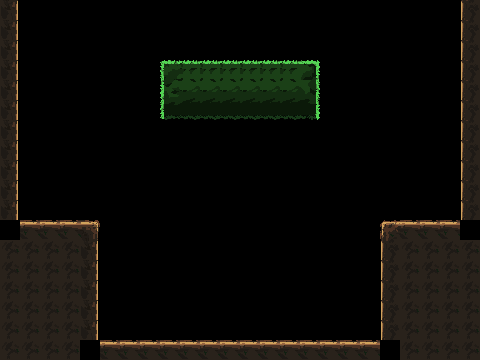

A level layout from a 2D game, rendered from its tile map. Below: a short description, then the map file with its tile-grid data intact:
An orthogonal 24x18 tile map with 20x20 px tiles, 1 tile layer (Nivel 1), 4 hidden layers not drawn.

<map version="1.10" tiledversion="1.10.2" orientation="orthogonal" renderorder="right-down" width="24" height="18" tilewidth="20" tileheight="20" infinite="0" nextlayerid="6" nextobjectid="1">
 <tileset firstgid="1" name="Tileset" tilewidth="20" tileheight="20" tilecount="54" columns="6">
  <image source="GRIDDY DEF.png" width="120" height="180" />
  <wangsets>
   <wangset name="Terreno" type="mixed" tile="-1">
    <wangcolor name="Hojas verdes" color="#ff0000" tile="-1" probability="1" />
    <wangcolor name="Hoja rojas" color="#00ff00" tile="-1" probability="1" />
    <wangcolor name="Tronco" color="#0000ff" tile="-1" probability="1" />
    <wangcolor name="Suel" color="#ff7700" tile="-1" probability="1" />
    <wangtile tileid="0" wangid="0,0,1,1,1,0,0,0" />
    <wangtile tileid="1" wangid="0,0,1,1,1,1,1,0" />
    <wangtile tileid="2" wangid="0,0,0,0,1,1,1,0" />
    <wangtile tileid="3" wangid="0,0,2,2,2,0,0,0" />
    <wangtile tileid="4" wangid="0,0,2,2,2,2,2,0" />
    <wangtile tileid="5" wangid="0,0,0,0,2,2,2,0" />
    <wangtile tileid="6" wangid="1,1,1,1,1,0,0,0" />
    <wangtile tileid="7" wangid="1,1,1,1,1,1,1,1" />
    <wangtile tileid="8" wangid="1,0,0,0,1,1,1,1" />
    <wangtile tileid="9" wangid="2,2,2,2,2,0,0,0" />
    <wangtile tileid="10" wangid="2,2,2,2,2,2,2,2" />
    <wangtile tileid="11" wangid="2,0,0,0,2,2,2,2" />
    <wangtile tileid="12" wangid="1,1,1,0,0,0,0,0" />
    <wangtile tileid="13" wangid="1,1,1,0,0,0,1,1" />
    <wangtile tileid="14" wangid="1,0,0,0,0,0,1,1" />
    <wangtile tileid="15" wangid="2,2,2,0,0,0,0,0" />
    <wangtile tileid="16" wangid="2,2,2,0,0,0,2,2" />
    <wangtile tileid="17" wangid="2,0,0,0,0,0,2,2" />
    <wangtile tileid="21" wangid="0,0,3,3,3,0,0,0" />
    <wangtile tileid="22" wangid="0,0,3,3,3,3,3,0" />
    <wangtile tileid="23" wangid="0,0,0,0,3,3,3,0" />
    <wangtile tileid="27" wangid="3,3,3,3,3,0,0,0" />
    <wangtile tileid="28" wangid="3,3,3,3,3,3,3,3" />
    <wangtile tileid="29" wangid="3,0,0,0,3,3,3,3" />
    <wangtile tileid="33" wangid="3,3,3,0,0,0,0,0" />
    <wangtile tileid="34" wangid="3,3,3,0,0,0,3,3" />
    <wangtile tileid="35" wangid="3,0,0,0,0,0,3,3" />
    <wangtile tileid="36" wangid="0,0,4,4,4,0,0,0" />
    <wangtile tileid="37" wangid="0,0,4,4,4,4,4,0" />
    <wangtile tileid="38" wangid="0,0,0,0,4,4,4,0" />
    <wangtile tileid="42" wangid="4,4,4,4,4,0,0,0" />
    <wangtile tileid="43" wangid="4,4,4,4,4,4,4,4" />
    <wangtile tileid="44" wangid="4,0,0,0,4,4,4,4" />
    <wangtile tileid="45" wangid="0,0,0,4,4,4,4,4" />
    <wangtile tileid="46" wangid="0,4,4,4,4,4,0,0" />
   </wangset>
  </wangsets>
 </tileset>
 <layer id="1" name="Nivel 1" width="24" height="18">
  <data encoding="csv">
45,0,0,0,0,0,0,0,0,0,0,0,0,0,0,0,0,0,0,0,0,0,0,43,
45,0,0,0,0,0,0,0,0,0,0,0,0,0,0,0,0,0,0,0,0,0,0,43,
45,0,0,0,0,0,0,0,0,0,0,0,0,0,0,0,0,0,0,0,0,0,0,43,
45,0,0,0,0,0,0,0,1,2,2,2,2,2,2,3,0,0,0,0,0,0,0,43,
45,0,0,0,0,0,0,0,7,8,8,8,8,8,8,9,0,0,0,0,0,0,0,43,
45,0,0,0,0,0,0,0,13,14,14,14,14,14,14,15,0,0,0,0,0,0,0,43,
45,0,0,0,0,0,0,0,0,0,0,0,0,0,0,0,0,0,0,0,0,0,0,43,
45,0,0,0,0,0,0,0,0,0,0,0,0,0,0,0,0,0,0,0,0,0,0,43,
45,0,0,0,0,0,0,0,0,0,0,0,0,0,0,0,0,0,0,0,0,0,0,43,
45,0,0,0,0,0,0,0,0,0,0,0,0,0,0,0,0,0,0,0,0,0,0,43,
45,0,0,0,0,0,0,0,0,0,0,0,0,0,0,0,0,0,0,0,0,0,0,43,
41,38,38,38,39,0,0,0,0,0,0,0,0,0,0,0,0,0,0,37,38,38,38,40,
44,44,44,44,45,0,0,0,0,0,0,0,0,0,0,0,0,0,0,43,44,44,44,44,
44,44,44,44,45,0,0,0,0,0,0,0,0,0,0,0,0,0,0,43,44,44,44,44,
44,44,44,44,45,0,0,0,0,0,0,0,0,0,0,0,0,0,0,43,44,44,44,44,
44,44,44,44,45,0,0,0,0,0,0,0,0,0,0,0,0,0,0,43,44,44,44,44,
44,44,44,44,45,0,0,0,0,0,0,0,0,0,0,0,0,0,0,43,44,44,44,44,
44,44,44,44,41,38,38,38,38,38,38,38,38,38,38,38,38,38,38,40,44,44,44,44
</data>
 </layer>
 <layer id="2" name="Nivel 2" width="24" height="18" visible="0">
  <data encoding="csv">
26,0,0,0,0,0,0,0,0,0,0,0,0,0,0,0,0,0,0,0,0,0,0,25,
26,0,0,0,0,0,0,0,0,0,0,0,0,0,0,0,0,0,0,0,0,0,0,25,
26,0,0,0,0,0,0,0,0,0,0,0,0,0,0,0,0,0,0,0,0,0,0,25,
26,2,2,3,0,0,0,0,0,0,0,0,0,0,0,0,0,0,0,0,0,0,0,25,
26,8,8,9,0,0,0,0,0,0,0,0,0,0,0,0,0,0,0,0,0,0,0,25,
26,8,8,9,0,0,1,2,3,0,0,0,0,0,0,0,0,0,0,0,0,0,0,25,
26,8,8,9,0,0,7,8,9,0,0,0,0,0,0,0,0,0,0,0,0,0,0,25,
26,14,14,15,0,0,13,14,15,0,0,0,0,0,0,0,0,0,0,0,0,0,0,25,
26,0,0,0,0,0,0,0,0,0,0,0,0,0,0,0,0,0,0,0,0,0,0,25,
26,0,0,0,0,0,0,0,0,0,0,1,2,2,3,0,0,0,0,1,2,2,2,25,
26,0,0,0,0,0,0,0,0,0,0,13,14,14,15,0,0,0,0,13,14,14,14,25,
26,0,0,0,0,0,0,0,0,0,0,0,0,0,0,0,0,0,0,0,0,0,0,25,
26,0,0,0,0,0,0,0,0,0,0,0,0,0,0,0,0,0,0,0,0,0,0,25,
26,0,0,0,0,0,0,0,0,0,0,0,0,0,0,0,0,0,0,0,0,0,0,25,
45,0,0,0,0,0,0,0,0,0,0,0,0,0,1,2,2,2,3,0,0,0,0,25,
26,0,0,0,0,0,0,0,0,0,0,0,0,0,13,14,14,14,15,0,0,0,0,43,
45,0,0,0,0,0,0,0,0,0,0,0,0,0,0,0,0,0,0,0,0,0,0,43,
45,0,0,0,0,0,0,0,0,0,0,0,0,0,0,0,0,0,0,0,0,0,0,43
</data>
 </layer>
 <layer id="3" name="Nivel 3" width="24" height="18" visible="0">
  <data encoding="csv">
26,0,0,0,0,13,14,15,0,0,0,0,0,0,0,0,0,0,0,0,0,0,0,25,
26,0,0,0,0,0,0,0,0,0,0,0,0,0,0,0,0,0,0,0,0,0,0,25,
26,0,0,0,0,0,0,0,0,0,0,0,0,0,0,0,0,0,0,0,0,0,0,25,
26,20,21,0,0,0,0,0,0,0,0,0,0,0,0,0,0,0,0,0,0,0,0,25,
26,0,0,0,0,0,1,2,3,0,0,0,0,0,0,0,0,0,0,0,0,0,0,25,
26,0,0,0,0,0,7,8,9,0,0,0,0,0,0,0,0,0,0,0,0,0,0,25,
26,0,0,0,0,0,13,14,15,0,0,0,0,0,0,0,0,0,0,0,0,0,0,25,
26,0,0,0,0,0,0,0,0,0,0,0,0,0,0,0,0,0,0,0,0,0,0,25,
26,0,0,0,0,0,0,0,0,0,0,0,0,0,1,2,3,0,0,0,0,0,0,25,
26,0,0,0,0,0,0,0,0,0,1,2,2,2,8,8,9,0,0,0,0,0,0,25,
26,0,0,0,0,0,0,0,0,0,13,14,14,14,14,14,15,0,0,0,0,0,0,25,
26,0,0,0,0,0,0,0,0,0,0,0,0,0,0,0,0,0,0,0,0,19,20,25,
26,0,0,0,0,0,0,0,0,0,0,0,0,0,0,0,0,0,0,0,0,0,0,25,
26,0,0,0,0,0,0,0,0,0,0,0,0,0,0,0,0,0,0,0,0,0,0,25,
26,0,0,0,0,0,0,0,0,0,0,0,0,0,0,0,19,20,21,0,0,0,0,25,
26,0,0,0,0,0,0,0,0,0,19,21,0,0,0,0,0,0,0,0,0,0,0,25,
26,0,0,0,0,0,0,0,0,0,0,0,0,0,0,0,0,0,0,0,0,0,0,25,
26,0,0,0,0,0,0,0,0,0,0,0,0,0,0,0,0,0,0,0,0,0,0,25
</data>
 </layer>
 <layer id="4" name="Nivel 4" width="24" height="18" visible="0">
  <data encoding="csv">
26,0,0,0,0,0,0,30,0,0,0,0,0,0,0,0,34,0,0,0,0,0,0,25,
26,0,0,0,0,0,0,30,0,0,0,0,0,0,0,0,0,0,0,0,0,0,0,25,
26,0,0,0,0,0,0,30,0,0,0,0,0,0,0,0,0,0,0,0,0,0,0,25,
26,0,0,0,0,0,0,30,0,0,0,0,0,0,0,0,22,23,23,24,0,0,0,25,
26,0,0,0,0,0,0,29,23,24,0,0,0,0,0,0,28,0,0,0,0,0,0,25,
26,0,0,0,0,0,0,29,29,30,0,0,0,0,0,0,28,0,0,0,0,0,0,25,
26,0,0,0,0,0,0,28,29,30,0,0,0,0,0,0,28,0,0,0,0,19,20,25,
26,0,0,0,0,0,0,34,35,36,0,0,0,0,0,0,28,0,0,0,0,0,0,25,
26,0,0,0,0,0,0,0,0,0,0,0,0,0,22,23,29,0,0,0,0,0,0,25,
26,0,0,0,0,0,0,0,0,0,0,0,0,0,28,29,30,0,0,0,0,0,0,25,
26,0,0,0,0,0,0,0,0,0,0,0,0,0,28,29,30,0,0,0,0,0,0,25,
26,20,20,21,0,0,0,22,23,24,0,0,0,0,34,35,36,0,0,0,0,0,0,25,
26,0,0,0,0,0,0,0,0,0,0,0,0,0,0,0,0,0,0,0,0,0,0,25,
26,0,0,0,0,0,0,0,0,0,0,0,0,0,0,0,0,0,0,0,0,0,0,25,
26,0,0,0,0,0,0,0,0,0,0,0,0,0,0,0,0,0,0,0,0,0,0,25,
26,0,0,0,0,0,0,0,0,0,0,0,0,0,0,0,0,0,0,0,0,0,0,25,
26,0,0,0,0,1,2,3,0,0,0,0,0,0,0,0,0,0,0,0,0,0,0,25,
26,0,0,0,0,7,8,9,0,0,0,0,0,0,0,0,0,0,0,0,0,0,0,25
</data>
 </layer>
 <layer id="5" name="Nivel 5" width="24" height="18" visible="0">
  <data encoding="csv">
12,0,0,0,0,0,16,17,17,17,17,17,17,17,17,17,17,18,0,0,0,0,0,10,
12,0,0,0,0,0,0,0,0,0,0,0,0,0,0,0,0,0,0,0,0,0,0,10,
12,0,0,0,0,0,0,0,0,0,0,0,0,0,0,0,0,0,0,0,0,0,0,10,
12,0,0,0,0,0,0,4,6,0,0,0,0,0,0,0,0,0,0,0,0,0,0,10,
12,0,4,6,0,0,0,16,18,0,4,6,0,0,0,0,0,0,0,0,0,0,0,10,
12,0,16,18,0,0,0,0,0,0,16,18,0,4,6,0,0,0,0,0,0,0,0,10,
12,0,0,0,0,0,0,0,0,0,0,0,0,16,18,0,0,0,0,0,0,0,0,10,
12,0,0,0,0,0,0,0,0,0,0,0,0,0,0,0,0,0,0,0,0,0,0,10,
12,0,0,0,0,0,0,0,0,0,0,0,0,0,0,0,0,0,0,0,0,0,0,10,
12,0,0,0,0,0,0,0,0,0,0,0,0,0,0,0,0,0,0,0,0,0,0,10,
12,0,0,0,0,0,0,0,0,0,0,0,0,0,0,0,4,5,6,0,0,0,0,25,
26,0,0,0,0,0,0,0,0,0,0,0,0,0,0,0,16,17,18,0,0,0,0,25,
26,20,21,0,0,0,0,0,0,0,0,0,0,0,0,0,0,0,0,0,0,0,0,25,
26,0,0,0,0,0,0,0,0,0,0,0,0,0,0,0,0,0,0,0,0,0,0,25,
26,0,0,0,0,0,0,0,0,0,0,0,0,0,0,0,0,0,0,0,0,0,0,25,
26,0,0,0,0,22,23,24,0,0,0,0,0,0,0,0,22,23,24,0,0,0,0,25,
26,0,0,0,0,34,35,30,0,0,0,0,0,0,0,0,28,35,36,0,0,0,0,25,
26,0,0,0,0,0,0,30,0,0,0,0,0,0,0,0,28,0,0,0,0,0,0,25
</data>
 </layer>
</map>